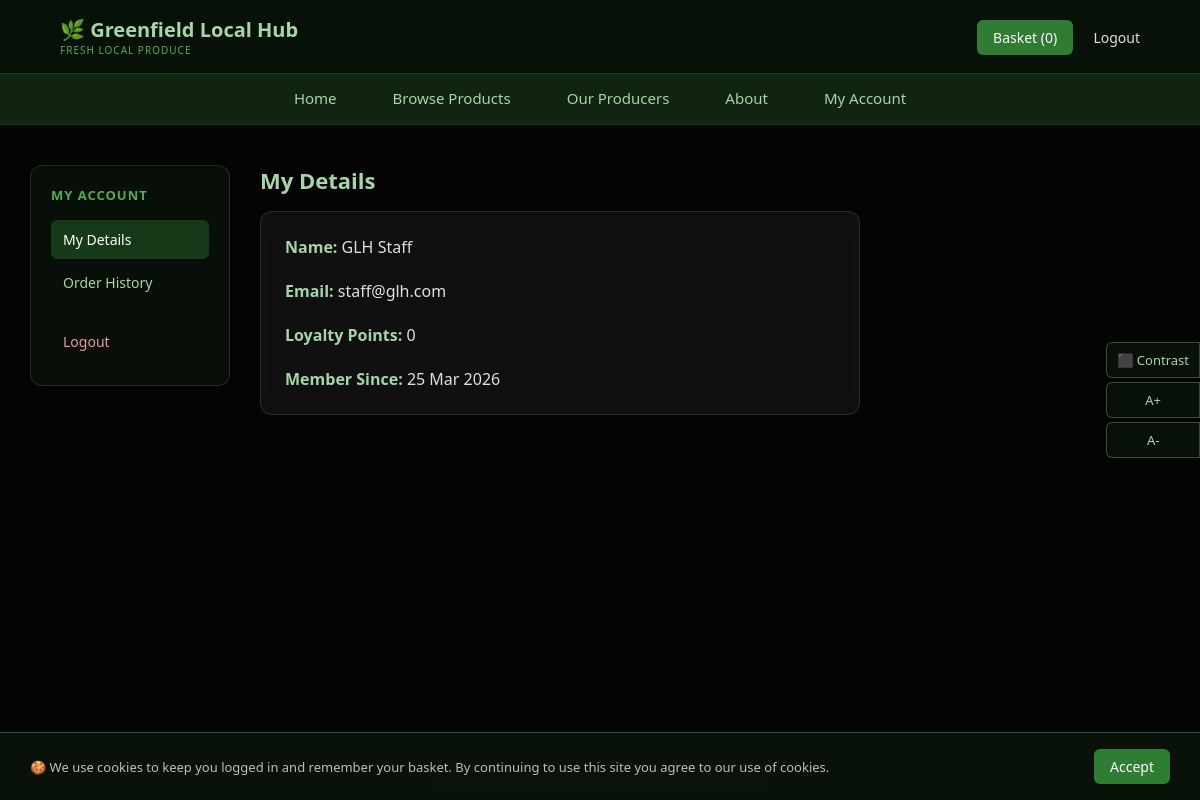
Page /account (signed in) on the committed database.
### main.py (models this page shows)
class User(db.Model, UserMixin):
    id = db.Column(db.Integer, primary_key=True)
    name = db.Column(db.String(100), nullable=False)
    email = db.Column(db.String(150), unique=True, nullable=False)
    password = db.Column(db.String(200), nullable=False)
    role = db.Column(db.String(20), nullable=False, default='customer')
    loyalty_points = db.Column(db.Integer, default=0)
    created_at = db.Column(db.DateTime, default=datetime.utcnow)

### main.py (the view)
@app.route('/account')
@login_required
def account():
    orders = Order.query.filter_by(user_id=current_user.id).order_by(Order.date.desc()).all()
    return render_template('account.html', orders=orders)

### main.py (called while the page is built)
@login_manager.user_loader
def load_user(user_id):
    return User.query.get(int(user_id))

### templates/account.html (shortened to what this page needs)
{% extends 'base.html' %}
{% block content %}
<div class="dashboard-layout">
    <aside class="dashboard-sidebar">
        <h3>My Account</h3>
        <nav>
            <a href="#" class="sidebar-link active" onclick="showTab('details')">My Details</a>
            <a href="#" class="sidebar-link" onclick="showTab('orders')">Order History</a>
            <a href="{{ url_for('logout') }}" class="sidebar-link danger">Logout</a>
        </nav>
    </aside>
    <div class="dashboard-main">
        <section id="details" class="tab-section">
            <h2>My Details</h2>
            <div class="dashboard-form">
                <p style="color:#A5D6A7;"><strong>Name:</strong> <span style="color:#e0e0e0;">{{ current_user.name }}</span></p>
                <br>
                <p style="color:#A5D6A7;"><strong>Email:</strong> <span style="color:#e0e0e0;">{{ current_user.email }}</span></p>
                <br>
                <p style="color:#A5D6A7;"><strong>Loyalty Points:</strong> <span style="color:#e0e0e0;">{{ current_user.loyalty_points }}</span></p>
                <br>
                <p style="color:#A5D6A7;"><strong>Member Since:</strong> <span style="color:#e0e0e0;">{{ current_user.created_at.strftime('%d %b %Y') }}</span></p>
            </div>
        </section>
    </div>
</div>
{% endblock %}

### static/style.css (style rules this page uses)
* { margin: 0; padding: 0; box-sizing: border-box; font-family: Aptos, 'Segoe UI', sans-serif; }
body { background-color: #0a0a0a; background-image: url('/static/bg.jpg'); background-size: cover; background-position: center; background-attachment: fixed; color: #e0e0e0; min-height: 100vh; display: flex; flex-direction: column; }
body::before { content: ''; position: fixed; top: 0; left: 0; width: 100%; height: 100%; background: rgba(0, 0, 0, 0.55); z-index: 0; }
a { text-decoration: none; color: inherit; }
.dashboard-layout { display: grid; grid-template-columns: 200px 1fr; gap: 30px; }
.dashboard-sidebar { background: rgba(10, 20, 10, 0.7); backdrop-filter: blur(12px); border: 1px solid rgba(165, 214, 167, 0.15); border-radius: 12px; padding: 20px; height: fit-content; }
.dashboard-sidebar h3 { color: #4CAF50; font-size: 13px; text-transform: uppercase; letter-spacing: 1px; margin-bottom: 16px; }
.sidebar-link { display: block; color: #A5D6A7; padding: 10px 12px; border-radius: 6px; font-size: 14px; margin-bottom: 4px; transition: background-color 0.2s; }
.sidebar-link:hover, .sidebar-link.active { background-color: rgba(46, 125, 50, 0.4); color: #ffffff; }
.sidebar-link.danger { color: #EF9A9A; margin-top: 20px; }
.dashboard-main h2 { color: #A5D6A7; font-size: 22px; margin-bottom: 16px; }
.dashboard-form { background: rgba(255, 255, 255, 0.05); backdrop-filter: blur(12px); border: 1px solid rgba(165, 214, 167, 0.15); padding: 24px; border-radius: 12px; max-width: 600px; }

### rows in the picture
User: name "GLH Staff", email "staff@glh.com", loyalty_points "0", created_at "25 Mar 2026"

### other values in the picture
{{ session.get('basket', [])|length }} "0"
